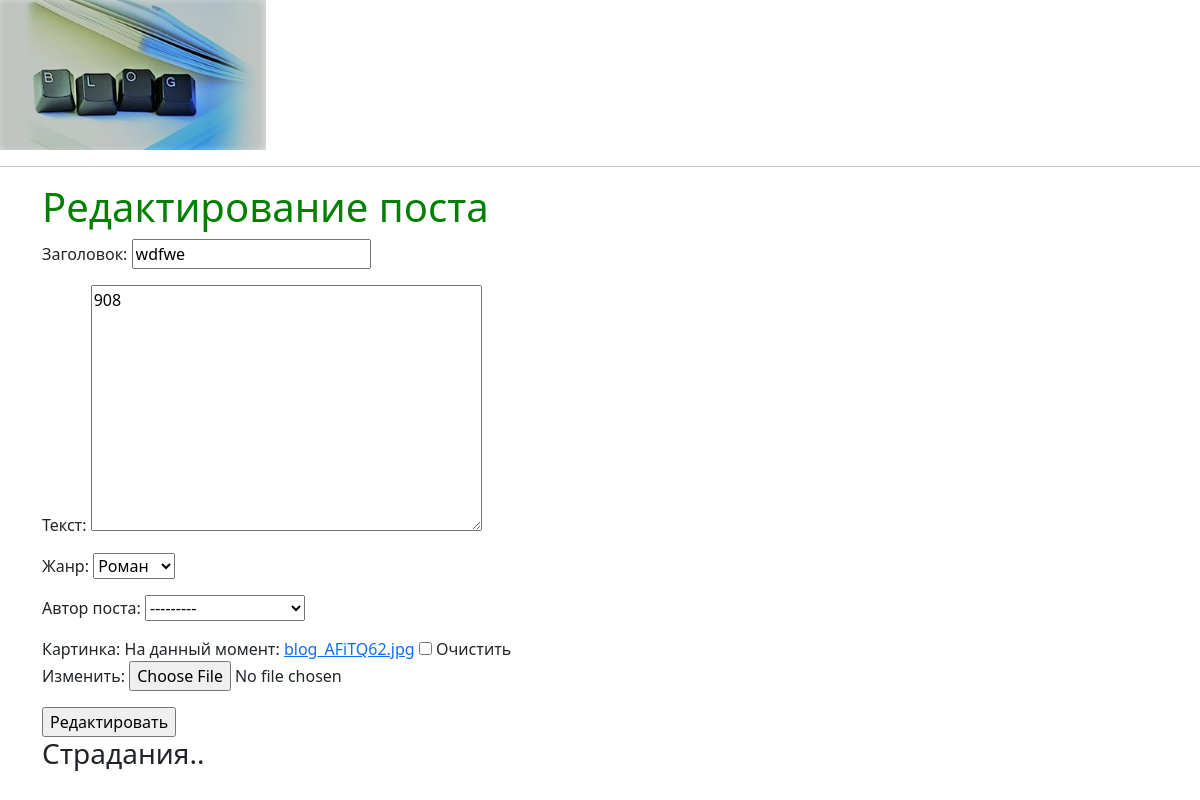
Page /posts/47/update/ on the committed database.
### posts/models.py (models this page shows, shortened)
class Post(models.Model):
    id=models.AutoField(primary_key=True)
    title=models.CharField('Заголовок',max_length=120)
    content=models.TextField('Текст')
    timestamp=models.DateTimeField('Дата создания',auto_now=False, auto_now_add=True )
    updated=models.DateTimeField('Дата обновления',auto_now=True, auto_now_add=False )
    post_likes=models.IntegerField(default=0)
    status=(('r1','Роман'),('p','Поэма'),('r2','Рассказ'),('s','Стих'))
    status= models.CharField('Жанр',choices=status,max_length=2,default='r1')
    post_author=models.ForeignKey('Author',on_delete=models.CASCADE,verbose_name='Автор поста',blank=True, null=True )
    image=models.ImageField('Картинкa',blank=True,null=True)
    class Meta:
        verbose_name='Пост'
        verbose_name_plural='Посты'
        db_table='posts'#задали название в БД
        ordering=['-timestamp']#порядок

### posts/views.py (the view)
# urls.py: path('<int:id>/update/', views.post_update,name='update'),
def post_update(request, id=None):
    instance=get_object_or_404(Post,id=id)
    form=PostForm(request.POST or None,request.FILES or None,instance=instance)
    if form.is_valid():
        instance=form.save(commit=False)
        instance.save()
        messages.success(request, "Успешно отредактировано ",extra_tags='ok')
        return HttpResponseRedirect(instance.get_url())
    content={
        'title':'post_update',
        'name':'Редактирование поста',
        'form':form,
        'val_but':'Редактировать'
    }
    return render(request, 'post_create.html',content)

### posts/forms.py
class PostForm(forms.ModelForm):
    class Meta:
        model=Post
        fields=['title','content','status','post_author','image']

### posts/models.py (called while the page is built)
    def __str__(self):
        return self.first_name+' '+self.second_name

### templates/post_create.html (shortened to what this page needs)
{% extends 'base.html'%}
{%block content%}
<h1>{{name}}</h1>
<form method="POST" action="" enctype="multipart/form-data">
	{{form.as_p}}
	<input type="submit" value='{{val_but}}'>
</form>
<h3>Страдания..</h3>
{%endblock content%}

### static/css/base.css (style rules this page uses)
h1 { color: green; }

### rows in the picture
Post: title "wdfwe", content "908", status "Роман", post_author "---------"

### other values in the picture
{{ name }} "Редактирование поста"
